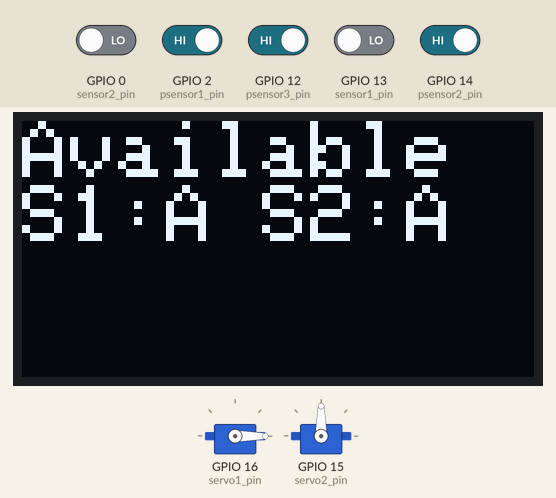
The sketch below on a simulated ESP8266 (NodeMCU). Shown: 128×64 one-colour display, 2 × servo. The test bench sets the inputs (shaded band); at power-on: GPIO 2 (psensor1_pin), GPIO 12 (psensor3_pin), GPIO 14 (psensor2_pin) HIGH, GPIO 0 (sensor2_pin), GPIO 13 (sensor1_pin) LOW. WiFi joins after 1.5 s; servers stay silent unless stated; what the sketch prints to the serial monitor is not drawn.

Above: at 4.7 s.
4.8 s: GPIO 2 (psensor1_pin) driven LOW
At 9.6 s:
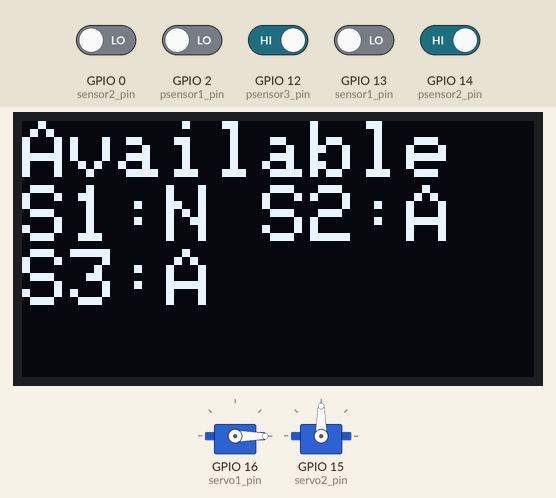
10.7 s: GPIO 14 (psensor2_pin) driven LOW
At 15.9 s:
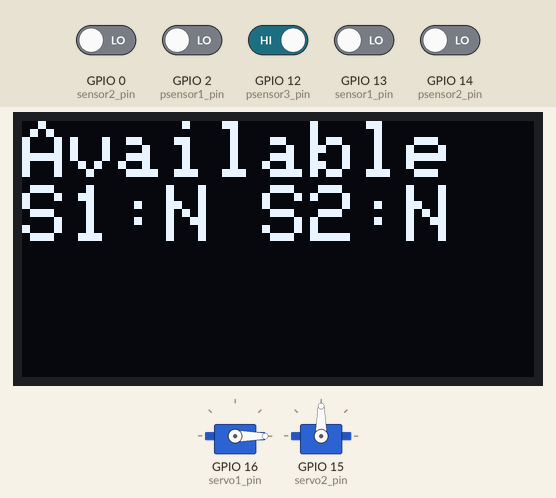
19.2 s: GPIO 12 (psensor3_pin) driven LOW
At 24.4 s:
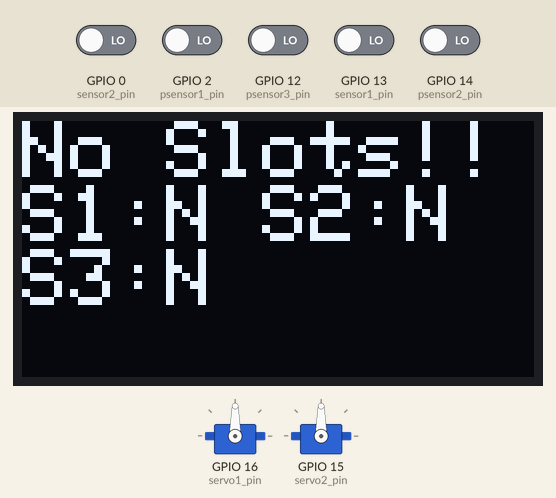
24.9 s: GPIO 2 (psensor1_pin) driven HIGH
At 29.0 s:
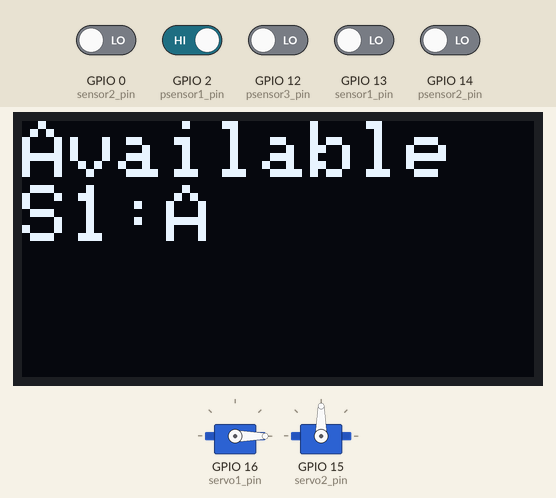
33.4 s: GPIO 14 (psensor2_pin) driven HIGH
At 38.0 s:
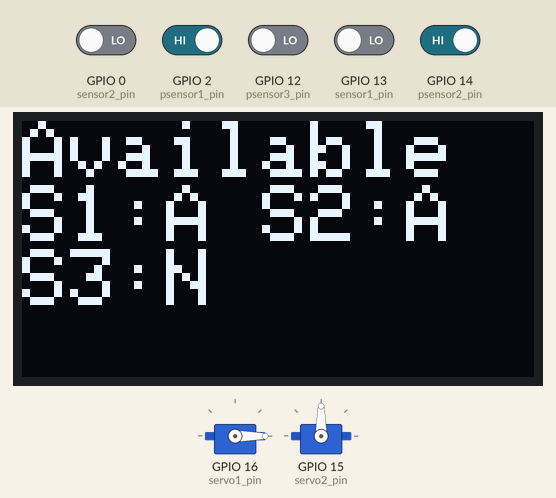
41.6 s: GPIO 0 (sensor2_pin) driven HIGH
At 44.2 s:
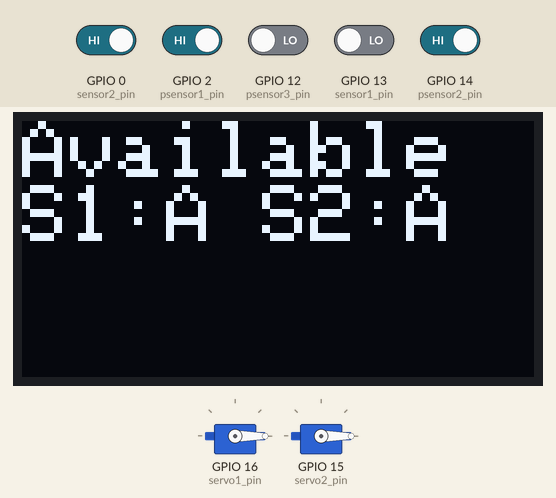
Timing chart, 0 to 45.7 s (numbered marks = the images above; inputs shaded):
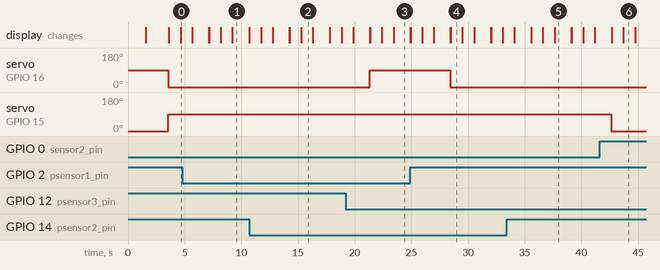

Measured:
- after the input at 4.8 s, the display: first differs from a run without the input after 2.4 s (image 1 shows a later state)
- after the input at 10.7 s, the display: first differs from a run without the input after 4.6 s (image 2)
- after the input at 19.2 s, servo on GPIO 16 (servo1_pin): 0° → 90° after 2.1 s; the display: first differs from a run without the input after 2.1 s (image 3 shows a later state)
- after the input at 24.9 s, servo on GPIO 16 (servo1_pin): 90° → 0° after 3.5 s; the display: first differs from a run without the input after 3.6 s (image 4 shows a later state)
- after the input at 33.4 s, the display: first differs from a run without the input after 3.2 s (image 5 shows a later state)
- after the input at 41.6 s, servo on GPIO 15 (servo2_pin): 90° → 0° after 1.0 s
- what the display in image 1 shows lasts 1.5 s, from 9.2 s to 10.7 s

The sketch:

SmartParking.ino
```cpp
#include <Servo.h>
#include <Wire.h>
#include <Adafruit_SSD1306.h>
#include <Adafruit_GFX.h>
#include <FirebaseArduino.h>
#include <ESP8266WiFi.h>

//define Firebase
#define FIREBASE_HOST "firebase_host"
#define FIREBASE_AUTH "api_key"

//define Wifi
#define WIFI_SSID "TP-LINK_F53E"
#define WIFI_PASSWORD "60122421"

//define OLED
#define OLED_WIDTH 128
#define OLED_HEIGHT 64

#define OLED_ADDR 0x3c

Adafruit_SSD1306 display(OLED_WIDTH, OLED_HEIGHT);

Servo servo1,servo2;
int servo1_pin = 16;//D0
int sensor1_pin = 13;//D7
int servo2_pin = 15;//D8
int sensor2_pin = 0;//D3
int sensor1_va1, sensor2_val;

//parking slots
int psensor1_pin = 2; //D4
int psensor2_pin = 14; //D5
int psensor3_pin = 12; //D6

int psensor1_val, psensor2_val, psensor3_val;

void setup(){
  Serial.begin(115200);

  WiFi.begin(WIFI_SSID, WIFI_PASSWORD);
  Serial.print("Connecting to ");
  Serial.print(WIFI_SSID);
  while (WiFi.status() != WL_CONNECTED) {
    Serial.print(".");
    delay(500);
  }

  Serial.println();
  Serial.print("Connected");
  Serial.print("IP Address: ");
  Serial.println(WiFi.localIP());                               //prints local IP address
  Firebase.begin(FIREBASE_HOST, FIREBASE_AUTH);

  display.begin(SSD1306_SWITCHCAPVCC, OLED_ADDR);
  display.clearDisplay();
  display.setTextSize(2);
  display.setTextColor(WHITE);
  display.setCursor(0,0);
  display.println("Welcome");
  display.println("Smart Parking System");
  display.display();
  display.clearDisplay();

  pinMode(servo1_pin,OUTPUT);
  pinMode(sensor1_pin, INPUT);
  servo1.attach(servo1_pin);
  servo1.write(90);

  pinMode(servo2_pin, OUTPUT);
  pinMode(sensor2_pin, INPUT);
  servo2.attach(servo2_pin);
  servo2.write(0);

  pinMode(psensor1_pin, INPUT);
  pinMode(psensor2_pin, INPUT);
  pinMode(psensor3_pin, INPUT);

  delay(2000);

}

void loop(){
  Serial.println("working");
  String fireSlot1, fireSlot2, fireSlot3;
  sensor1_va1 = digitalRead(sensor1_pin);
  sensor2_val = digitalRead(sensor2_pin);
  Serial.write(sensor2_val);
  psensor1_val = digitalRead(psensor1_pin);
  psensor2_val = digitalRead(psensor2_pin);
  psensor3_val = digitalRead(psensor3_pin);

  if((sensor1_va1) || (!psensor1_val && !psensor2_val && !psensor3_val) ){
    servo1.write(90);
  }
  else {
    servo1.write(0);
  }
  if(sensor2_val){
    servo2.write(0);
  }
  else{
    servo2.write(90);
  }

 if(!psensor1_val && !psensor2_val && !psensor3_val){
    display.clearDisplay();
    display.setCursor(0,0);
    display.println("No Slots!!");
    display.display();
 }
 else{
    display.clearDisplay();
    display.setCursor(0,0);
    display.println("Available");
    display.display();
 }

  //First Slot Checking
  if (!psensor1_val)
  {
    //display.clearDisplay();
    fireSlot1 = "Occupied";
    display.print("S1:N ");
    display.display();

  }
  else {
    //display.clearDisplay();
    fireSlot1 = "Vacant";
    display.print("S1:A ");
    display.display();

  }
  delay(1000);

  //Second Slot Checking
  if (!psensor2_val)
  {
    fireSlot2 = "Occupied";
    display.print("S2:N ");
    display.display();
  }
  else {
    fireSlot2 = "Vacant";
    display.print("S2:A ");
    display.display();

  }
  delay(1000);

  //Third Slot Checking
  if (!psensor3_val)
  {
    fireSlot3 = "Occupied";
    display.print("S3:N ");
    display.display();

  }
  else{
    fireSlot3 = "Vacant";
    display.print("S3:A ");
    display.display();
  }

  Firebase.setString("/PL1/s1", fireSlot1);
  Firebase.setString("/PL1/s2", fireSlot2);
  Firebase.setString("/PL1/s3", fireSlot3);

   if (Firebase.failed())
    {

      Serial.print("pushing /logs failed:");
      Serial.println(Firebase.error());
      return;
  }
  delay(1000);
}
```
